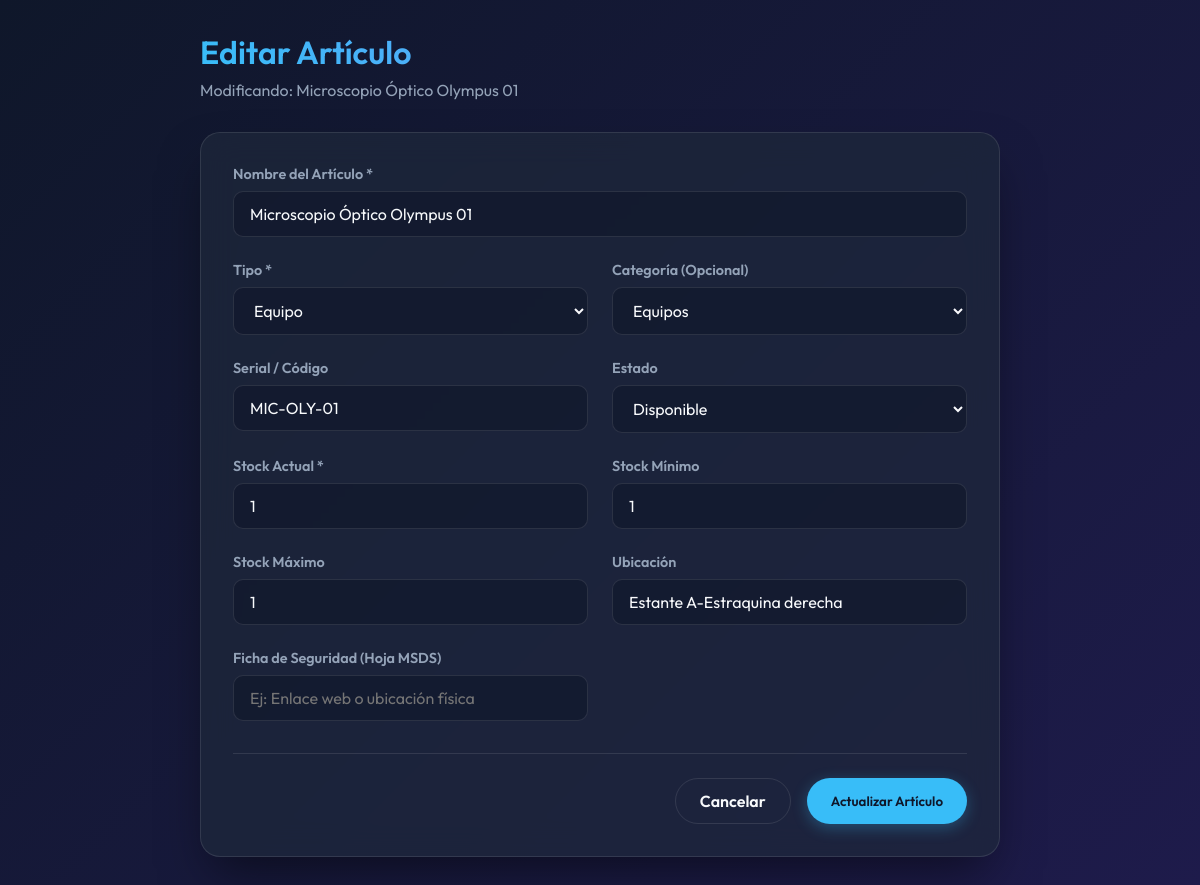
The app's page /inventario/editar?id=1 (signed in), older data.
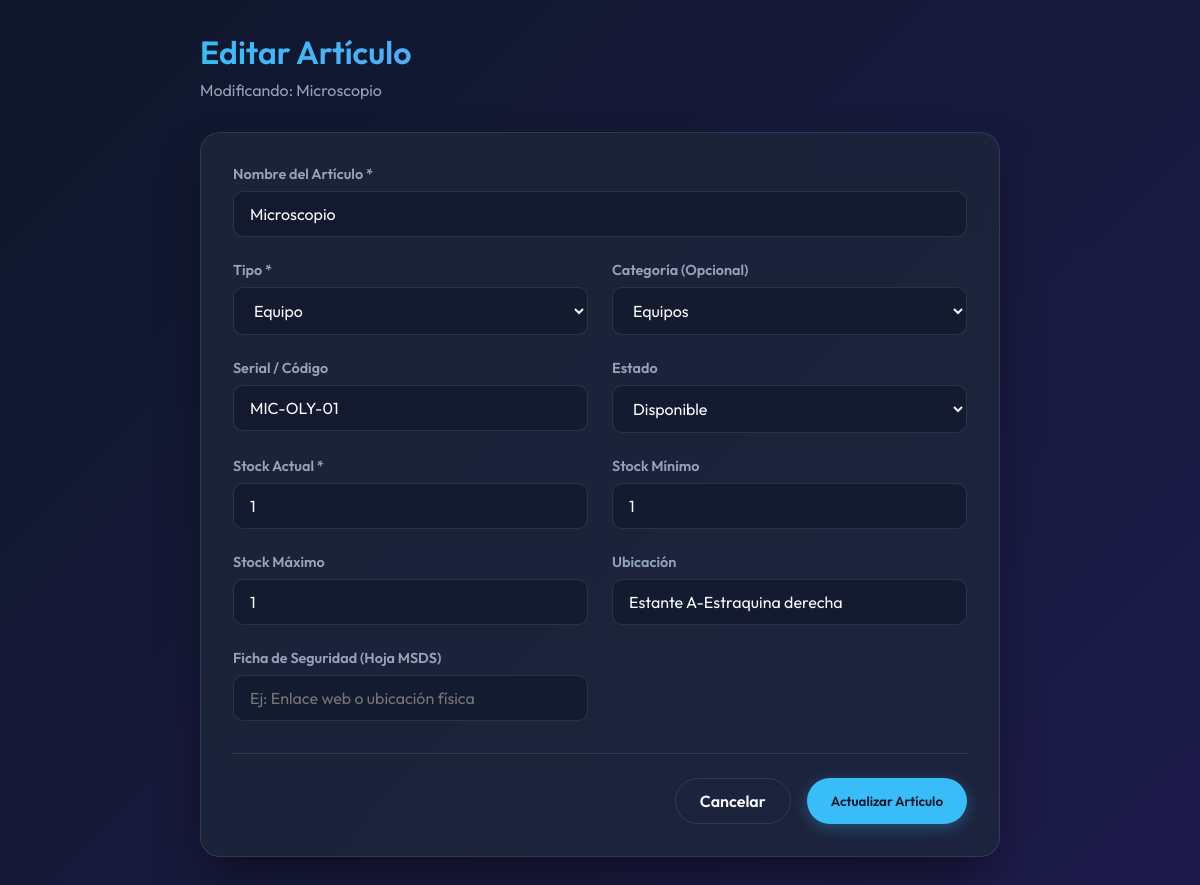
The same page, newer data.
### tables this page shows
CREATE TABLE inventario (
            id INTEGER PRIMARY KEY AUTOINCREMENT,
            nombre TEXT NOT NULL,
            categoria_id INTEGER,
            tipo TEXT NOT NULL CHECK(tipo IN ('Equipo', 'Consumible')),
            serial_codigo TEXT UNIQUE,
            numero_lote TEXT,
            fecha_vencimiento TEXT,
            stock_actual INTEGER DEFAULT 0,
            stock_minimo INTEGER DEFAULT 0,
            stock_maximo INTEGER DEFAULT 0,
            estado TEXT DEFAULT 'Disponible' CHECK(estado IN ('Disponible', 'Operativo con Observaciones', 'En Mantenimiento', 'Fuera de Servicio', 'Contaminado')),
            ubicacion TEXT,
            hoja_seguridad TEXT,
            FOREIGN KEY (categoria_id) REFERENCES categorias(id)
        );

CREATE TABLE categorias (
            id INTEGER PRIMARY KEY AUTOINCREMENT,
            nombre TEXT NOT NULL UNIQUE
        );

### src/Presentation/Controllers/InventarioController.php (called while the page is built, shortened)
<?php
class InventarioController {
    private InventarioRepositorySQLite $repository;
    public function __construct() {
        $db = DatabaseConnection::getInstance();
        $this->repository = new InventarioRepositorySQLite($db);
    }
    public function edit(): void {
        $id = isset($_GET['id']) ? (int)$_GET['id'] : 0;
        $inventario = $this->repository->findById($id);
        $db = DatabaseConnection::getInstance();
        $categorias = $db->query("SELECT * FROM categorias ORDER BY nombre ASC")->fetchAll(PDO::FETCH_ASSOC);
        require __DIR__ . '/../Views/inventario/editar.php';
    }
}

### src/Infrastructure/Persistence/InventarioRepositorySQLite.php (called while the page is built, shortened)
<?php
class InventarioRepositorySQLite implements InventarioRepository {
    private PDO $db;
    public function __construct(PDO $db) {
        $this->db = $db;
    }
    private function mapRowToEntity(array $row): Inventario {
        return new Inventario(
            $row['id'] ? (int)$row['id'] : null,
            $row['nombre'],
            $row['categoria_id'] ? (int)$row['categoria_id'] : null,
            $row['tipo'],
            $row['serial_codigo'] ?? null,
            $row['numero_lote'] ?? null,
            $row['fecha_vencimiento'] ?? null,
            (int)($row['stock_actual'] ?? 0),
            (int)($row['stock_minimo'] ?? 0),
            (int)($row['stock_maximo'] ?? 0),
            $row['estado'] ?? 'Disponible',
            $row['ubicacion'] ?? null,
            $row['hoja_seguridad'] ?? null
        );
    }
    public function findById(int $id): ?Inventario {
        $stmt = $this->db->prepare("SELECT * FROM inventario WHERE id = :id LIMIT 1");
        $stmt->execute(['id' => $id]);
        $row = $stmt->fetch(PDO::FETCH_ASSOC);
        return $this->mapRowToEntity($row);
    }
}

### src/Domain/Entities/Inventario.php (called while the page is built, shortened)
<?php
class Inventario {
    private string $nombre;
    private ?int $categoriaId;
    private string $tipo;
    private ?string $serialCodigo;
    private int $stockActual;
    private int $stockMinimo;
    private int $stockMaximo;
    private string $estado;
    private ?string $ubicacion;
    private ?string $hojaSeguridad;
    public function __construct(
        ?int $id,
        string $nombre,
        ?int $categoriaId,
        string $tipo,
        ?string $serialCodigo,
        ?string $numeroLote,
        ?string $fechaVencimiento,
        int $stockActual,
        int $stockMinimo,
        int $stockMaximo,
        string $estado,
        ?string $ubicacion,
        ?string $hojaSeguridad
    ) {
        $this->nombre = $nombre;
        $this->categoriaId = $categoriaId;
        $this->tipo = $tipo;
        $this->serialCodigo = $serialCodigo;
        $this->stockActual = $stockActual;
        $this->stockMinimo = $stockMinimo;
        $this->stockMaximo = $stockMaximo;
        $this->estado = $estado;
        $this->ubicacion = $ubicacion;
        $this->hojaSeguridad = $hojaSeguridad;
    }
    public function getNombre(): string { return $this->nombre; }
    public function getCategoriaId(): ?int { return $this->categoriaId; }
    public function getTipo(): string { return $this->tipo; }
    public function getSerialCodigo(): ?string { return $this->serialCodigo; }
    public function getStockActual(): int { return $this->stockActual; }
    public function getStockMinimo(): int { return $this->stockMinimo; }
    public function getStockMaximo(): int { return $this->stockMaximo; }
    public function getEstado(): string { return $this->estado; }
    public function getUbicacion(): ?string { return $this->ubicacion; }
    public function getHojaSeguridad(): ?string { return $this->hojaSeguridad; }
}

### src/Presentation/Views/inventario/editar.php (the view, shortened to what the changed rows need)
<!DOCTYPE html>
<html lang="es">
<head>
</head>
<body>
    <div class="container">
        <header>
            <h1>Editar Artículo</h1>
            <p style="color: var(--text-muted); margin-top: 0.5rem;">Modificando: <?= htmlspecialchars($inventario->getNombre()) ?></p>
        </header>
        <div class="glass-card">
            <form action="<?= BASE_URL ?>/inventario/editar" method="POST">
                <div class="form-grid">
                    <div class="form-group full-width">
                        <label for="nombre">Nombre del Artículo *</label>
                        <input type="text" id="nombre" name="nombre" value="<?= htmlspecialchars($inventario->getNombre()) ?>" required>
                    </div>
                    <div class="form-group">
                        <label for="tipo">Tipo *</label>
                        <select id="tipo" name="tipo" required>
                            <option value="Equipo" <?= $inventario->getTipo() === 'Equipo' ? 'selected' : '' ?>>Equipo</option>
                        </select>
                    </div>
                    <div class="form-group">
                        <label for="categoria_id">Categoría (Opcional)</label>
                        <select id="categoria_id" name="categoria_id">
                            <?php foreach ($categorias as $cat): ?>
                                <option value="<?= $cat['id'] ?>" <?= $inventario->getCategoriaId() == $cat['id'] ? 'selected' : '' ?>>
                                    <?= htmlspecialchars($cat['nombre']) ?>
                                </option>
                            <?php endforeach; ?>
                        </select>
                    </div>
                    <div class="form-group">
                        <label for="serial_codigo">Serial / Código</label>
                        <input type="text" id="serial_codigo" name="serial_codigo" value="<?= htmlspecialchars($inventario->getSerialCodigo() ?? '') ?>" placeholder="Aplica para equipos">
                    </div>
                    <div class="form-group">
                        <label for="estado">Estado</label>
                        <select id="estado" name="estado">
                            <?php
                            $estados = ['Disponible', 'Operativo con Observaciones', 'En Mantenimiento', 'Fuera de Servicio', 'Contaminado'];
                            foreach($estados as $e):
                            ?>
                                <option value="<?= $e ?>" <?= $inventario->getEstado() === $e ? 'selected' : '' ?>><?= $e ?></option>
                            <?php endforeach; ?>
                        </select>
                    </div>
                    <div class="form-group">
                        <label for="stock_actual">Stock Actual *</label>
                        <input type="number" id="stock_actual" name="stock_actual" value="<?= htmlspecialchars($inventario->getStockActual()) ?>" min="0" required>
                    </div>
                    <div class="form-group">
                        <label for="stock_minimo">Stock Mínimo</label>
                        <input type="number" id="stock_minimo" name="stock_minimo" value="<?= htmlspecialchars($inventario->getStockMinimo()) ?>" min="0">
                    </div>
                    <div class="form-group">
                        <label for="stock_maximo">Stock Máximo</label>
                        <input type="number" id="stock_maximo" name="stock_maximo" value="<?= htmlspecialchars($inventario->getStockMaximo()) ?>" min="0">
                    </div>
                    <div class="form-group">
                        <label for="ubicacion">Ubicación</label>
                        <input type="text" id="ubicacion" name="ubicacion" value="<?= htmlspecialchars($inventario->getUbicacion() ?? '') ?>" placeholder="Ej: Estante A, Fila 3">
                    </div>
                    <div class="form-group">
                        <label for="hoja_seguridad">Ficha de Seguridad (Hoja MSDS)</label>
                        <input type="text" id="hoja_seguridad" name="hoja_seguridad" value="<?= htmlspecialchars($inventario->getHojaSeguridad() ?? '') ?>" placeholder="Ej: Enlace web o ubicación física">
                    </div>
                </div>
                <div class="actions">
                    <a href="<?= BASE_URL ?>/inventario" class="btn btn-outline">Cancelar</a>
                    <button type="submit" class="btn btn-primary">Actualizar Artículo</button>
                </div>
            </form>
        </div>
    </div>
</body>
</html>

Row changes from the older to the newer data that the page shows:
changed inventario "Equipo": nombre "Microscopio Óptico Olympus 01" → "Microscopio"
